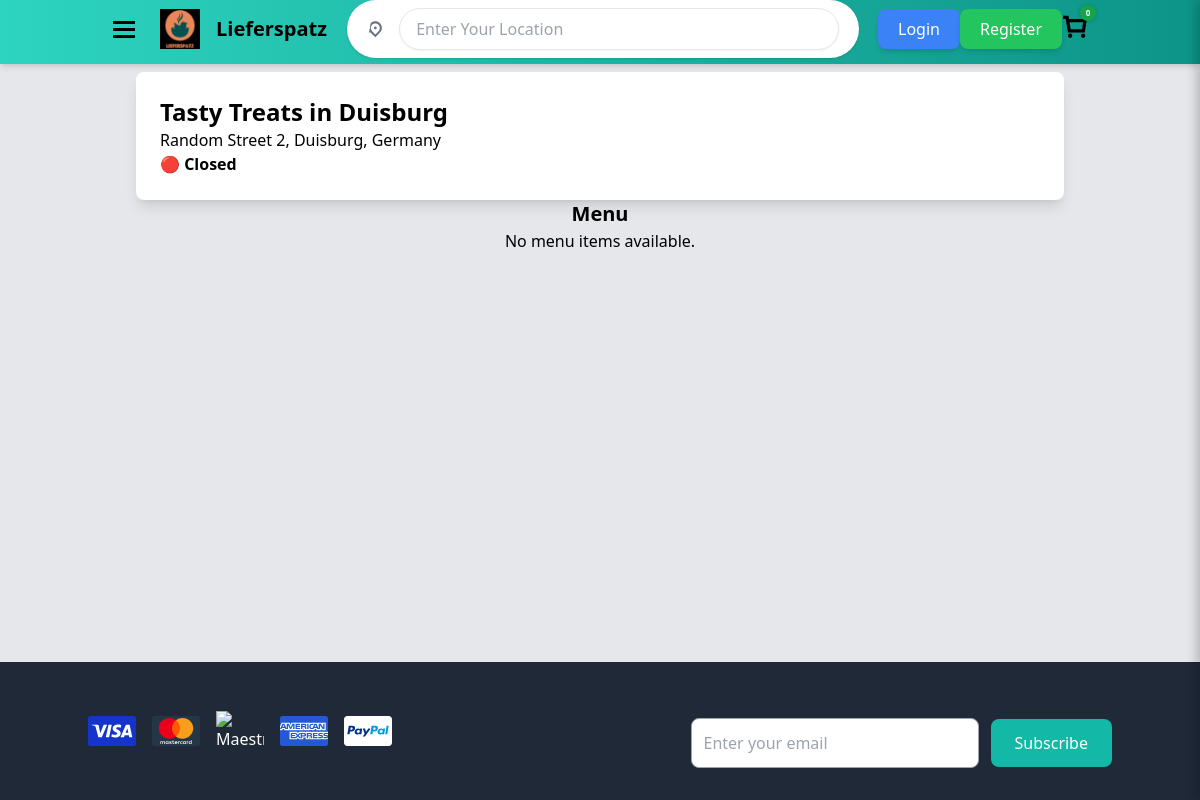
Screenshot of /restaurant/2 with the database file from the repository.
### models.py (models this page shows, shortened)
class Restaurant(db.Model):
    id = db.Column(db.Integer, primary_key=True)
    user_id = db.Column(db.Integer, db.ForeignKey("user.id"), nullable=False, unique=True)
    name = db.Column(db.String(150), nullable=False)
    address = db.Column(db.String(255), nullable=False)
    city = db.Column(db.String(100), nullable=False)
    image_url = db.Column(db.String(255))
    description = db.Column(db.Text)
    rating = db.Column(db.Integer, default=0, nullable=False)
    user = db.relationship("User", backref="restaurant", uselist=False)

### app.py (the view)
@app.route("/restaurant/<int:restaurant_id>")
def restaurant_menu_page(restaurant_id):
    restaurant = Restaurant.query.get_or_404(restaurant_id)
    menu_items = Item.query.filter_by(restaurant_id=restaurant_id).all()
    menu = {}
    for item in menu_items:
        category_name = item.category.name if item.category else "Uncategorized"
        if category_name not in menu:
            menu[category_name] = []
        menu[category_name].append(item)
    return render_template("menu.html", restaurant=restaurant, menu=menu, menu_items=menu_items)

### app.py (called while the page is built)
@app.before_request
def make_session_permanent():
    session.permanent = False  # Ensure sessions expire on logout

@app.context_processor
def inject_cart_count():
    cart = session.get("cart", {})
    cart_count = sum(item["quantity"] for item in cart.values()) if cart else 0
    return dict(cart_count=cart_count)

### templates/menu.html (shortened to what this page needs)
{% extends "base.html" %}
{% block content %}
<div class="container mx-auto p-6">
    <div class="bg-white shadow-lg rounded-lg p-6 w-full mt-4">
        <h2 class="text-2xl font-bold">{{ restaurant.name }}</h2>
        <p class="text-gray-600 text-md">{{ restaurant.address }}</p>
        <p class="mt-2">
            {% if restaurant.is_open %}
                <span class="text-green-500 font-bold">🟢 Open</span>
            {% else %}
                <span class="text-red-500 font-bold">🔴 Closed</span>
            {% endif %}
        </p>
    </div>
    <div class="mt-8">
        <h2 class="text-center text-xl font-bold border-b pb-3">Menu</h2>
        {% if menu_items %}
            {% for category, items in menu.items() %}
            <div class="menu-category mb-8 bg-gray-100 p-6 rounded-lg shadow">
                <h3 class="text-2xl font-semibold border-b pb-3">{{ category }}</h3>
                <div class="mt-4 space-y-6">
                    {% for item in items %}
                    <div class="menu-item flex justify-between items-center bg-white shadow-md rounded-lg p-5 border border-gray-300">
                        <div class="flex-1">
                            <h4 class="text-lg font-bold">{{ item.name }}</h4>
                            <p class="text-gray-600 text-sm">{{ item.description or "Delicious meal, freshly prepared!" }}</p>
                            <p class="font-semibold text-teal-600 mt-1">${{ "%.2f"|format(item.price) }}</p>
                            <button class="mt-3 px-5 py-2 bg-teal-600 text-white rounded-lg shadow-md hover:bg-teal-700 transition" onclick="addToCart({{ item.id }})">
                                Add to Cart
                            </button>
                        </div>
                        <img src="{{ item.image_url or '/static/images/default_dish.png' }}" alt="{{ item.name }}" class="w-24 h-24 object-cover rounded-lg">
                    </div>
                    {% endfor %}
                </div>
            </div>
            {% endfor %}
        {% else %}
            <p class="text-center text-gray-600">No menu items available.</p>
        {% endif %}
    </div>
</div>
{% endblock %}

### rows the page displays
Restaurant: name "Tasty Treats in Duisburg", address "Random Street 2, Duisburg, Germany"
